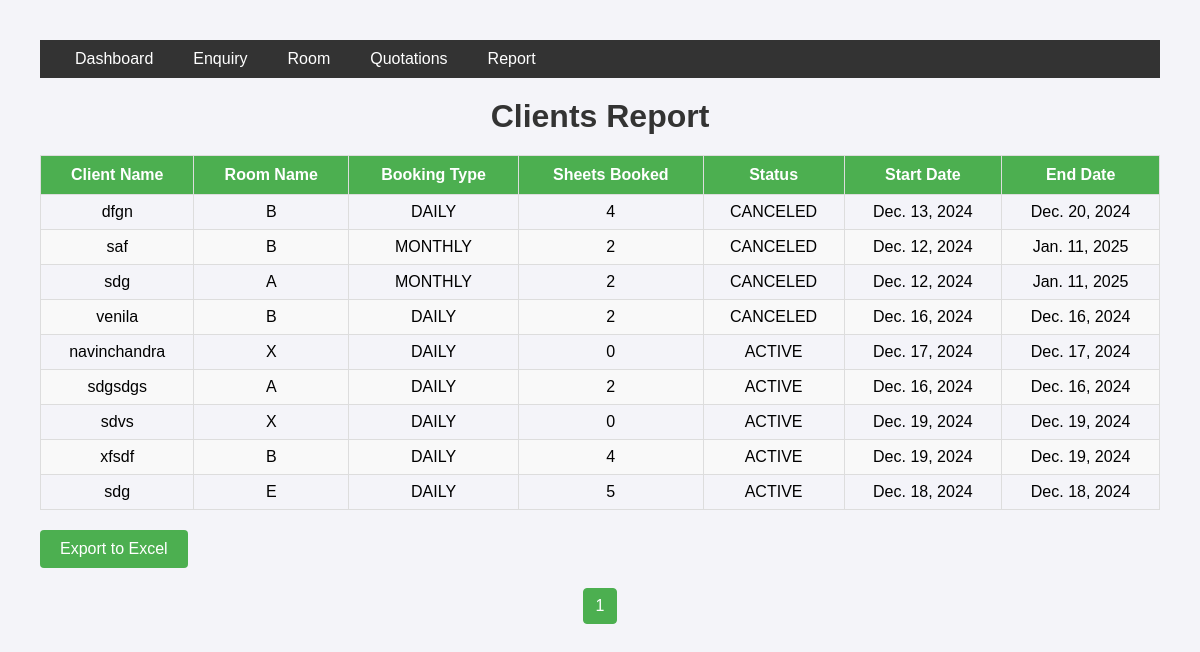
The page /clients/ on the database as committed earlier.
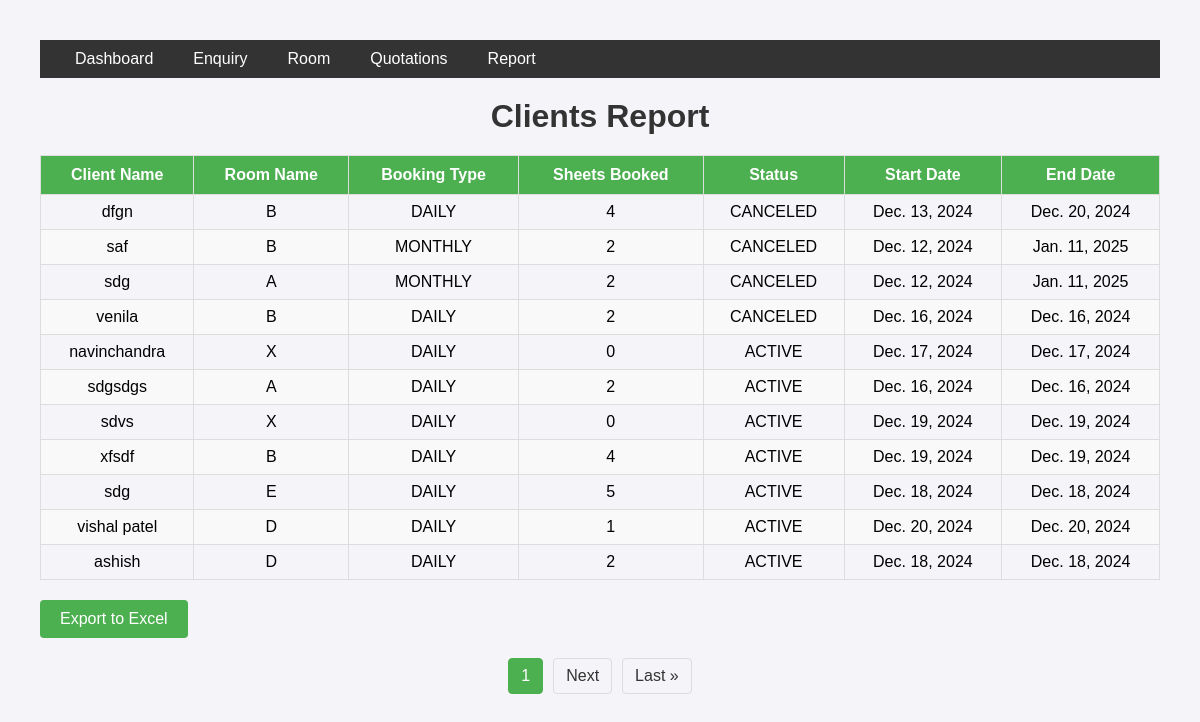
The same page on the database as committed later.
### employee/models.py (models this page shows, shortened)
class Booking(models.Model):
    BOOKING_TYPES = [
        ('DAILY', 'Date Range'),
        ('MONTHLY', 'Monthly'),
        ('YEARLY', 'Yearly'),
    ]
    STATUS_CHOICES = [
        ('ACTIVE', 'Active'),
        ('CANCELED', 'Canceled'),
        ('COMPLETED', 'Completed'),
    ]
    room = models.ForeignKey(Room, on_delete=models.CASCADE)
    client_name = models.CharField(max_length=100)
    sheets_booked = models.PositiveIntegerField()
    start_date = models.DateField(null=True, blank=True)
    end_date = models.DateField(null=True, blank=True)
    booking_type = models.CharField(max_length=10, choices=BOOKING_TYPES, default='DAILY')
    status = models.CharField(max_length=10, choices=STATUS_CHOICES, default='ACTIVE')
    discount = models.DecimalField(max_digits=5, decimal_places=2, default=0.0)
    final_price = models.DecimalField(max_digits=10, decimal_places=2)
    created_at = models.DateTimeField(auto_now_add=True)
    updated_at = models.DateTimeField(auto_now=True)

class Room(models.Model):
    ROOM_TYPES = [
        ('Meeting Room', 'Meeting Room'),
        ('Auditorium', 'Auditorium'),
        ('Office', 'Office'),
    ]
    name = models.CharField(max_length=50)
    room_type = models.CharField(max_length=20, choices=ROOM_TYPES)
    sheet_count = models.PositiveIntegerField()
    price_per_sheet = models.DecimalField(max_digits=10, decimal_places=2, null=True, blank=True)
    price = models.DecimalField(max_digits=10, decimal_places=2, null=True, blank=True)
    amenities = models.TextField(default="Tea, Coffee, Pantry, WiFi")

### employee/views.py (the view, shortened to what this page needs)
# urls.py: path('clients/', views.clients_report, name='clients_report'),
def clients_report(request):
    status = request.GET.get('status')  # ACTIVE, CANCELED, COMPLETED
    export = request.GET.get('export')  # Check if export is requested
    bookings = Booking.objects.all()
    if status:
        bookings = bookings.filter(status=status)
    page_obj = paginate_queryset(request, bookings, per_page=10)
    return render(request, 'reports/clients_report.html', {'bookings': bookings, 'page_obj': page_obj})

### employee/views.py (called while the page is built)
def paginate_queryset(request, queryset, per_page=10):
    paginator = Paginator(queryset, per_page)
    page_number = request.GET.get('page')
    page_obj = paginator.get_page(page_number)
    return page_obj

### templates/reports/clients_report.html (shortened to what this page needs)
{% extends 'base.html' %}
{% block main %}
    <h1>Clients Report</h1>
    <table>
        <thead>
            <tr>
                <th>Client Name</th>
                <th>Room Name</th>
                <th>Booking Type</th>
                <th>Sheets Booked</th>
                <th>Status</th>
                <th>Start Date</th>
                <th>End Date</th>
            </tr>
        </thead>
        <tbody>
            {% for booking in bookings %}
            <tr>
                <td>{{ booking.client_name }}</td>
                <td>{{ booking.room.name }}</td>
                <td>{{ booking.booking_type }}</td>
                <td>{{ booking.sheets_booked }}</td>
                <td>{{ booking.status }}</td>
                <td>{{ booking.start_date }}</td>
                <td>{{ booking.end_date }}</td>
            </tr>
            {% endfor %}
        </tbody>
    </table>
    <form method="get" style="text-align: center; margin-bottom: 20px;width: fit-content;" action="{% url 'employee:clients_report' %}" style="text-align: center; margin-bottom: 20px;">
        <button type="submit" name="export" value="excel" style="
            background-color: #4CAF50;
            color: white;
            padding: 10px 20px;
            border: none;
            border-radius: 4px;
            cursor: pointer;">
            Export to Excel
        </button>
    </form>
    {% include 'reports/pagination.html' %}
    {% endblock main %}

### templates/base.html (shortened to what this page needs)
<!DOCTYPE html>
<html lang="en">
<head>
</head>
<body>
<div class="navbar">
    <div class="navbar-left">
         <div class="dropdown">
            <a href="{% url 'employee:dashboard' %}" class="dropbtn">Dashboard</a>
        </div>
          <div class="dropdown">
            <a href="{% url 'employee:enquiry' %}" class="dropbtn">Enquiry</a>
        </div>
        <div class="dropdown">
            <a href="{% url 'employee:room' %}" class="dropbtn">Room</a>
        </div>
        <div class="dropdown">
            <a href="{% url 'employee:quotation' %}" class="dropbtn">Quotations</a>
        </div>
        <div class="dropdown">
            <a href="#" class="dropbtn">Report</a>
        </div>
    </div>
</div>
  {% block main %}
  {% endblock main %}
</body>
</html>

### templates/reports/pagination.html (shortened to what this page needs)
<div class="pagination">
    <span class="active">{{ page_obj.number }}</span>
    {% if page_obj.has_next %}
        <a href="?page={{ page_obj.next_page_number }}">Next</a>
        <a href="?page={{ page_obj.paginator.num_pages }}">Last &raquo;</a>
    {% endif %}
</div>

### templates/base.html (style rules this page uses)
body { font-family: Arial, sans-serif; background-color: #f4f4f9; margin: 0; padding: 0; }
.navbar { background-color: #333; display: flex; justify-content: space-between; padding: 10px 20px; }
.navbar-left { display: flex; }
.navbar a { color: white; text-decoration: none; padding: 8px 15px; margin-right: 10px; }
table { width: 100%; border-collapse: collapse; margin-top: 20px; }
table th, table td { border: 1px solid #ddd; padding: 8px; text-align: left; }
table th { background-color: #f4f4f4; }
h1 { text-align: center; margin-top: 20px; color: #333; }
button { width: 100%; padding: 15px; background-color: #4CAF50; color: white; border: none; border-radius: 5px; font-size: 16px; cursor: pointer; }
body { font-family: Arial, sans-serif; margin: 20px; padding: 20px; }
h1 { text-align: center; color: #333; margin-bottom: 20px; }
table { width: 100%; border-collapse: collapse; margin: 20px 0; }
thead th { background-color: #4CAF50; color: white; text-align: center; padding: 10px; }
tbody td { text-align: center; padding: 8px; border: 1px solid #ddd; }
tbody tr:nth-child(even) { background-color: #f9f9f9; }
.pagination { display: flex; justify-content: center; margin-top: 20px; }
.pagination a, .pagination span { margin: 0 5px; padding: 8px 12px; text-decoration: none; border: 1px solid #ddd; color: #333; border-radius: 4px; }
.pagination .active { background-color: #4CAF50; color: white; border: 1px solid #4CAF50; }
.dropdown { position: relative; display: inline-block; }
.dropbtn { color: white; text-decoration: none; padding: 8px 15px; margin-right: 10px; cursor: pointer; }
@media (min-width: 1024px) { table { font-size: 16px; } }
@media (min-width: 1024px) { h1 { font-size: 2em; } }
@media (min-width: 1024px) { .navbar { justify-content: space-between; } }

Rows that differ between the two databases and show on the page:
added Booking: client_name "vishal patel", room.name "D", booking_type "DAILY", sheets_booked "1", status "ACTIVE", start_date "Dec. 20, 2024", end_date "Dec. 20, 2024"
added Booking: client_name "ashish", room.name "D", booking_type "DAILY", sheets_booked "2", status "ACTIVE", start_date "Dec. 18, 2024", end_date "Dec. 18, 2024"
Other text that changed with them:
text now shown: "Next Last »"
